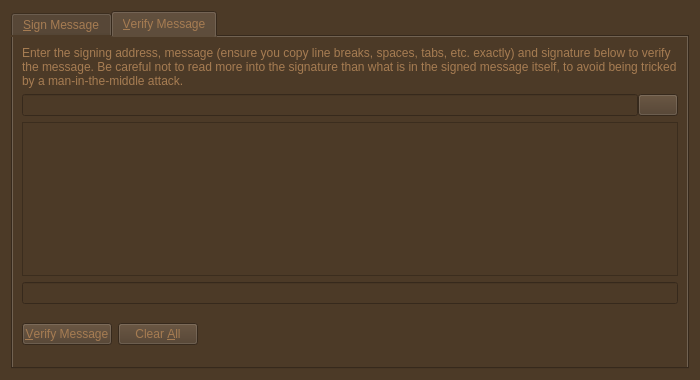
<?xml version="1.0" encoding="UTF-8"?>
<ui version="4.0">
 <class>SignVerifyMessageDialog</class>
 <widget class="QDialog" name="SignVerifyMessageDialog">
  <property name="geometry">
   <rect>
    <x>0</x>
    <y>0</y>
    <width>700</width>
    <height>380</height>
   </rect>
  </property>
  <property name="windowTitle">
   <string>Signatures - Sign / Verify a Message</string>
  </property>
  <property name="styleSheet">
   <string notr="true">background-color: rgb(76, 58, 39);
color: rgb(166, 124, 82);</string>
  </property>
  <property name="modal">
   <bool>true</bool>
  </property>
  <layout class="QVBoxLayout" name="verticalLayout">
   <item>
    <widget class="QTabWidget" name="tabWidget">
     <property name="currentIndex">
      <number>1</number>
     </property>
     <widget class="QWidget" name="tabSignMessage">
      <attribute name="title">
       <string>&amp;Sign Message</string>
      </attribute>
      <layout class="QVBoxLayout" name="verticalLayout_SM">
       <item>
        <widget class="QLabel" name="infoLabel_SM">
         <property name="text">
          <string>You can sign messages with your addresses to prove you own them. Be careful not to sign anything vague, as phishing attacks may try to trick you into signing your identity over to them. Only sign fully-detailed statements you agree to.</string>
         </property>
         <property name="textFormat">
          <enum>Qt::PlainText</enum>
         </property>
         <property name="wordWrap">
          <bool>true</bool>
         </property>
        </widget>
       </item>
       <item>
        <layout class="QHBoxLayout" name="horizontalLayout_1_SM">
         <property name="spacing">
          <number>0</number>
         </property>
         <item>
          <widget class="QValidatedLineEdit" name="addressIn_SM">
           <property name="toolTip">
            <string>The address to sign the message with (e.g. MXnRx1TDjAgQPk2rCu4DGH23NXoSZWJbht)</string>
           </property>
           <property name="maxLength">
            <number>34</number>
           </property>
          </widget>
         </item>
         <item>
          <widget class="QPushButton" name="addressBookButton_SM">
           <property name="toolTip">
            <string>Choose an address from the address book</string>
           </property>
           <property name="text">
            <string/>
           </property>
           <property name="icon">
            <iconset resource="../bitcoin.qrc">
             <normaloff>:/icons/address-book</normaloff>:/icons/address-book</iconset>
           </property>
           <property name="shortcut">
            <string>Alt+A</string>
           </property>
           <property name="autoDefault">
            <bool>false</bool>
           </property>
          </widget>
         </item>
         <item>
          <widget class="QPushButton" name="pasteButton_SM">
           <property name="toolTip">
            <string>Paste address from clipboard</string>
           </property>
           <property name="text">
            <string/>
           </property>
           <property name="icon">
            <iconset resource="../bitcoin.qrc">
             <normaloff>:/icons/editpaste</normaloff>:/icons/editpaste</iconset>
           </property>
           <property name="shortcut">
            <string>Alt+P</string>
           </property>
           <property name="autoDefault">
            <bool>false</bool>
           </property>
          </widget>
         </item>
        </layout>
       </item>
       <item>
        <widget class="QPlainTextEdit" name="messageIn_SM">
         <property name="toolTip">
          <string>Enter the message you want to sign here</string>
         </property>
        </widget>
       </item>
       <item>
        <layout class="QHBoxLayout" name="horizontalLayout_2_SM">
         <property name="spacing">
          <number>0</number>
         </property>
         <item>
          <widget class="QLineEdit" name="signatureOut_SM">
           <property name="font">
            <font>
             <italic>true</italic>
            </font>
           </property>
           <property name="readOnly">
            <bool>true</bool>
           </property>
          </widget>
         </item>
         <item>
          <widget class="QPushButton" name="copySignatureButton_SM">
           <property name="toolTip">
            <string>Copy the current signature to the system clipboard</string>
           </property>
           <property name="text">
            <string/>
           </property>
           <property name="icon">
            <iconset resource="../bitcoin.qrc">
             <normaloff>:/icons/editcopy</normaloff>:/icons/editcopy</iconset>
           </property>
           <property name="autoDefault">
            <bool>false</bool>
           </property>
          </widget>
         </item>
        </layout>
       </item>
       <item>
        <layout class="QHBoxLayout" name="horizontalLayout_3_SM">
         <item>
          <widget class="QPushButton" name="signMessageButton_SM">
           <property name="toolTip">
            <string>Sign the message to prove you own this Mousecoin address</string>
           </property>
           <property name="text">
            <string>&amp;Sign Message</string>
           </property>
           <property name="icon">
            <iconset resource="../bitcoin.qrc">
             <normaloff>:/icons/edit</normaloff>:/icons/edit</iconset>
           </property>
           <property name="autoDefault">
            <bool>false</bool>
           </property>
          </widget>
         </item>
         <item>
          <widget class="QPushButton" name="clearButton_SM">
           <property name="toolTip">
            <string>Reset all sign message fields</string>
           </property>
           <property name="text">
            <string>Clear &amp;All</string>
           </property>
           <property name="icon">
            <iconset resource="../bitcoin.qrc">
             <normaloff>:/icons/remove</normaloff>:/icons/remove</iconset>
           </property>
           <property name="autoDefault">
            <bool>false</bool>
           </property>
          </widget>
         </item>
         <item>
          <spacer name="horizontalSpacer_1_SM">
           <property name="orientation">
            <enum>Qt::Horizontal</enum>
           </property>
           <property name="sizeHint" stdset="0">
            <size>
             <width>40</width>
             <height>48</height>
            </size>
           </property>
          </spacer>
         </item>
         <item>
          <widget class="QLabel" name="statusLabel_SM">
           <property name="font">
            <font>
             <weight>75</weight>
             <bold>true</bold>
            </font>
           </property>
           <property name="text">
            <string/>
           </property>
           <property name="wordWrap">
            <bool>true</bool>
           </property>
          </widget>
         </item>
         <item>
          <spacer name="horizontalSpacer_2_SM">
           <property name="orientation">
            <enum>Qt::Horizontal</enum>
           </property>
           <property name="sizeHint" stdset="0">
            <size>
             <width>40</width>
             <height>48</height>
            </size>
           </property>
          </spacer>
         </item>
        </layout>
       </item>
      </layout>
     </widget>
     <widget class="QWidget" name="tabVerifyMessage">
      <attribute name="title">
       <string>&amp;Verify Message</string>
      </attribute>
      <layout class="QVBoxLayout" name="verticalLayout_VM">
       <item>
        <widget class="QLabel" name="infoLabel_VM">
         <property name="text">
          <string>Enter the signing address, message (ensure you copy line breaks, spaces, tabs, etc. exactly) and signature below to verify the message. Be careful not to read more into the signature than what is in the signed message itself, to avoid being tricked by a man-in-the-middle attack.</string>
         </property>
         <property name="textFormat">
          <enum>Qt::PlainText</enum>
         </property>
         <property name="alignment">
          <set>Qt::AlignLeading|Qt::AlignLeft|Qt::AlignTop</set>
         </property>
         <property name="wordWrap">
          <bool>true</bool>
         </property>
        </widget>
       </item>
       <item>
        <layout class="QHBoxLayout" name="horizontalLayout_1_VM">
         <property name="spacing">
          <number>0</number>
         </property>
         <item>
          <widget class="QValidatedLineEdit" name="addressIn_VM">
           <property name="toolTip">
            <string>The address the message was signed with (e.g. MXnRx1TDjAgQPk2rCu4DGH23NXoSZWJbht)</string>
           </property>
           <property name="maxLength">
            <number>34</number>
           </property>
          </widget>
         </item>
         <item>
          <widget class="QPushButton" name="addressBookButton_VM">
           <property name="toolTip">
            <string>Choose an address from the address book</string>
           </property>
           <property name="text">
            <string/>
           </property>
           <property name="icon">
            <iconset resource="../bitcoin.qrc">
             <normaloff>:/icons/address-book</normaloff>:/icons/address-book</iconset>
           </property>
           <property name="shortcut">
            <string>Alt+A</string>
           </property>
           <property name="autoDefault">
            <bool>false</bool>
           </property>
          </widget>
         </item>
        </layout>
       </item>
       <item>
        <widget class="QPlainTextEdit" name="messageIn_VM"/>
       </item>
       <item>
        <widget class="QValidatedLineEdit" name="signatureIn_VM"/>
       </item>
       <item>
        <layout class="QHBoxLayout" name="horizontalLayout_2_VM">
         <item>
          <widget class="QPushButton" name="verifyMessageButton_VM">
           <property name="toolTip">
            <string>Verify the message to ensure it was signed with the specified Mousecoin address</string>
           </property>
           <property name="text">
            <string>&amp;Verify Message</string>
           </property>
           <property name="icon">
            <iconset resource="../bitcoin.qrc">
             <normaloff>:/icons/transaction_0</normaloff>:/icons/transaction_0</iconset>
           </property>
           <property name="autoDefault">
            <bool>false</bool>
           </property>
          </widget>
         </item>
         <item>
          <widget class="QPushButton" name="clearButton_VM">
           <property name="toolTip">
            <string>Reset all verify message fields</string>
           </property>
           <property name="text">
            <string>Clear &amp;All</string>
           </property>
           <property name="icon">
            <iconset resource="../bitcoin.qrc">
             <normaloff>:/icons/remove</normaloff>:/icons/remove</iconset>
           </property>
           <property name="autoDefault">
            <bool>false</bool>
           </property>
          </widget>
         </item>
         <item>
          <spacer name="horizontalSpacer_1_VM">
           <property name="orientation">
            <enum>Qt::Horizontal</enum>
           </property>
           <property name="sizeHint" stdset="0">
            <size>
             <width>40</width>
             <height>48</height>
            </size>
           </property>
          </spacer>
         </item>
         <item>
          <widget class="QLabel" name="statusLabel_VM">
           <property name="font">
            <font>
             <weight>75</weight>
             <bold>true</bold>
            </font>
           </property>
           <property name="text">
            <string/>
           </property>
           <property name="wordWrap">
            <bool>true</bool>
           </property>
          </widget>
         </item>
         <item>
          <spacer name="horizontalSpacer_2_VM">
           <property name="orientation">
            <enum>Qt::Horizontal</enum>
           </property>
           <property name="sizeHint" stdset="0">
            <size>
             <width>40</width>
             <height>48</height>
            </size>
           </property>
          </spacer>
         </item>
        </layout>
       </item>
      </layout>
     </widget>
    </widget>
   </item>
  </layout>
 </widget>
 <customwidgets>
  <customwidget>
   <class>QValidatedLineEdit</class>
   <extends>QLineEdit</extends>
   <header>qvalidatedlineedit.h</header>
  </customwidget>
 </customwidgets>
 <resources>
  <include location="../bitcoin.qrc"/>
 </resources>
 <connections/>
</ui>
